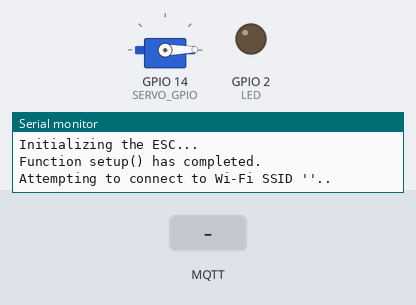
Recording of a sketch running on a simulated ESP8266 (NodeMCU). Parts: servo, output pins drawn as LEDs (lit = HIGH), the last lines printed to the serial monitor. The inputs (shaded band) are chosen by the test bench. WiFi joins after 1.5 s; servers stay silent unless stated; no MQTT or app messages arrive unless stated; not simulated (calls return 0 or success): privateInfo.h.

Above: at 8.2 s.
8.3 s: MQTT message "ON" arrives on the first subscribed topic
At 9.4 s:
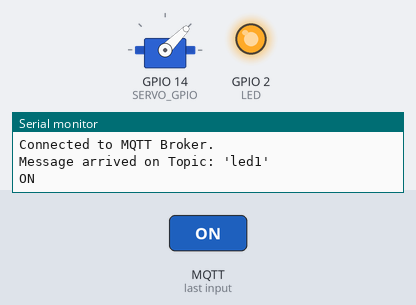
10.5 s: MQTT message "OFF" arrives on the first subscribed topic
At 11.6 s:
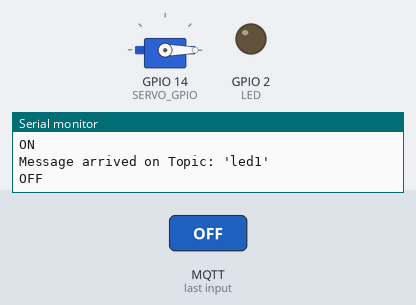
12.0 s: MQTT message "on" arrives on the first subscribed topic
At 12.7 s:
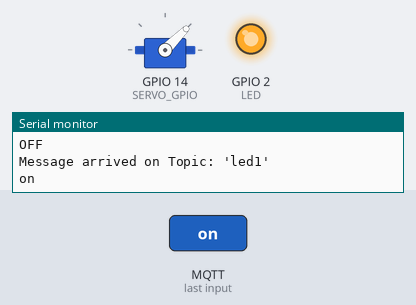
Timing chart, 0 to 15.0 s (numbered marks = the images above; inputs shaded):
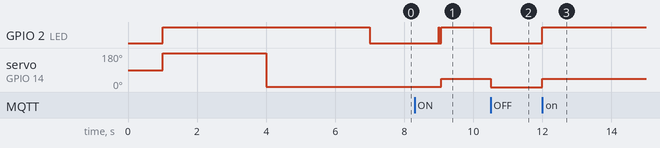

The sketch:

ESPBasicMqttServo.ino
```cpp
#ifdef ESP8266
#include <ESP8266WiFi.h>// ESP8266 WiFi support.  https://github.com/esp8266/Arduino/tree/master/libraries/ESP8266WiFi
#else
#include <WiFi.h>// Arduino Wi-Fi support.  This header is part of the standard library.  https://www.arduino.cc/en/Reference/WiFi
#endif

#include "privateInfo.h"
#include <PubSubClient.h>

#define LED 2
#define SERVO_GPIO 14

#include <Servo.h>

Servo ESC;

char ipAddress[ 16 ];                       // A character array to hold the IP address.
char macAddress[ 18 ];                      // A character array to hold the MAC address, and append a dash and 3 numbers.
long rssi;                                  // A global to hold the Received Signal Strength Indicator.
unsigned int printInterval = 10000;         // How long to wait between stat printouts.
unsigned long printCount = 0;               // A counter of how many times the stats have been published.
unsigned long lastPrintTime = 0;            // The last time a MQTT publish was performed.
unsigned long lastBrokerConnect = 0;        // The last time a MQTT broker connection was attempted.
unsigned long brokerCoolDown = 7000;        // How long to wait between MQTT broker connection attempts.
unsigned long wifiConnectionTimeout = 15000;// The amount of time to wait for a Wi-Fi connection.
const unsigned int MCU_LED = 2;             // The GPIO which the onboard LED is connected to.
const char *hostname = "ESPServoMQTT";      // The hostname.  Defined in privateInfo.h
//const char *wifiSsid = "nunya";					// Wi-Fi SSID.  Defined in privateInfo.h
//const char *wifiPassword = "nunya";				// Wi-Fi password.  Defined in privateInfo.h
//const char *broker = "nunya";						// The broker address.  Defined in privateInfo.h
uint16_t port = 2112;// The broker port.


WiFiClient wifiClient;
PubSubClient mqttClient( wifiClient );


/**
 * @brief lookupWifiCode() will return the string for an integer code.
 */
void lookupWifiCode( int code, char *buffer )
{
	switch( code )
	{
		case 0:
			snprintf( buffer, 26, "%s", "Idle" );
			break;
		case 1:
			snprintf( buffer, 26, "%s", "No SSID" );
			break;
		case 2:
			snprintf( buffer, 26, "%s", "Scan completed" );
			break;
		case 3:
			snprintf( buffer, 26, "%s", "Connected" );
			break;
		case 4:
			snprintf( buffer, 26, "%s", "Connection failed" );
			break;
		case 5:
			snprintf( buffer, 26, "%s", "Connection lost" );
			break;
		case 6:
			snprintf( buffer, 26, "%s", "Disconnected" );
			break;
		default:
			snprintf( buffer, 26, "%s", "Unknown Wi-Fi status code" );
	}
}// End of lookupWifiCode() function.


/**
 * @brief lookupMQTTCode() will return the string for an integer state code.
 */
void lookupMQTTCode( int code, char *buffer )
{
	switch( code )
	{
		case -4:
			snprintf( buffer, 29, "%s", "Connection timeout" );
			break;
		case -3:
			snprintf( buffer, 29, "%s", "Connection lost" );
			break;
		case -2:
			snprintf( buffer, 29, "%s", "Connect failed" );
			break;
		case -1:
			snprintf( buffer, 29, "%s", "Disconnected" );
			break;
		case 0:
			snprintf( buffer, 29, "%s", "Connected" );
			break;
		case 1:
			snprintf( buffer, 29, "%s", "Bad protocol" );
			break;
		case 2:
			snprintf( buffer, 29, "%s", "Bad client ID" );
			break;
		case 3:
			snprintf( buffer, 29, "%s", "Unavailable" );
			break;
		case 4:
			snprintf( buffer, 29, "%s", "Bad credentials" );
			break;
		case 5:
			snprintf( buffer, 29, "%s", "Unauthorized" );
			break;
		default:
			snprintf( buffer, 29, "%s", "Unknown MQTT state code" );
	}
}// End of lookupMQTTCode() function.


/**
 * @brief wifiBasicConnect() will connect to a SSID.
 */
void wifiBasicConnect()
{
	// Turn the LED off to show Wi-Fi is not connected.
	digitalWrite( MCU_LED, LOW );

	Serial.printf( "Attempting to connect to Wi-Fi SSID '%s'", wifiSsid );
	WiFi.mode( WIFI_STA );
	WiFi.config( INADDR_NONE, INADDR_NONE, INADDR_NONE, INADDR_NONE );
	WiFi.setHostname( hostname );
	WiFi.begin( wifiSsid, wifiPassword );

	unsigned long wifiConnectionStartTime = millis();

	// Loop until connected, or until wifiConnectionTimeout.
	while( WiFi.status() != WL_CONNECTED && ( millis() - wifiConnectionStartTime < wifiConnectionTimeout ) )
	{
		Serial.print( "." );
		delay( 1000 );
	}
	Serial.println( "" );

	if( WiFi.status() == WL_CONNECTED )
	{
		// Print that Wi-Fi has connected.
		Serial.println( "\nWi-Fi connection established!" );
		snprintf( ipAddress, 16, "%d.%d.%d.%d", WiFi.localIP()[ 0 ], WiFi.localIP()[ 1 ], WiFi.localIP()[ 2 ], WiFi.localIP()[ 3 ] );
		// Turn the LED on to show that Wi-Fi is connected.
		digitalWrite( MCU_LED, HIGH );
		return;
	}
	else
		Serial.println( "Wi-Fi failed to connect in the timeout period.\n" );
}// End of wifiBasicConnect() function.


/**
 * @brief readTelemetry() will read the telemetry and save values to global variables.
 */
void readTelemetry()
{
	rssi = WiFi.RSSI();
}// End of readTelemetry() function.


/**
 * @brief printTelemetry() will print the telemetry to the serial port.
 */
void printTelemetry()
{
	Serial.println();
	printCount++;
	Serial.printf( "Publish count %ld\n", printCount );
	Serial.printf( "MAC address: %s\n", macAddress );
	int wifiStatusCode = WiFi.status();
	char buffer[ 29 ];
	lookupWifiCode( wifiStatusCode, buffer );
	Serial.printf( "Wi-Fi status text: %s\n", buffer );
	Serial.printf( "Wi-Fi status code: %d\n", wifiStatusCode );
	if( wifiStatusCode == 3 )
	{
		Serial.printf( "IP address: %s\n", ipAddress );
		Serial.printf( "RSSI: %ld\n", rssi );
	}
	Serial.printf( "Broker: %s:%d\n", broker, port );
	int mqttStateCode = mqttClient.state();
	lookupMQTTCode( mqttStateCode, buffer );
	Serial.printf( "MQTT state: %s\n", buffer );
}// End of printTelemetry() function.


/**
 * @brief mqttCallback() will process incoming messages on subscribed topics.
 */
void mqttCallback( char *topic, byte *payload, unsigned int length )
{
	Serial.printf( "\nMessage arrived on Topic: '%s'\n", topic );

	char message[ 5 ] = { 0x00 };

	for( unsigned int i = 0; i < length; i++ )
		message[ i ] = ( char ) payload[ i ];

	message[ length ] = 0x00;
	Serial.println( message );
	String str_msg = String( message );
	if( str_msg.equals( "ON" ) )
	{
		digitalWrite( LED, HIGH );
		ESC.write( 45 );
	}
	else if( str_msg.equals( "on" ) )
	{
		digitalWrite( LED, HIGH );
		ESC.write( 45 );
	}
	else if( str_msg.equals( "OFF" ) )
	{
		digitalWrite( LED, LOW );
		ESC.write( 0 );
	}
	else if( str_msg.equals( "off" ) )
	{
		digitalWrite( LED, LOW );
		ESC.write( 0 );
	}
	else
		Serial.printf( "Unknown command '%s'\n", message );
}// End of mqttCallback() function.


/**
 * @brief mqttConnect() will connect to the MQTT broker.
 */
void mqttConnect()
{
	long time = millis();
	// Connect the first time.  Avoid subtraction overflow.  Connect after cool down.
	if( lastBrokerConnect == 0 || ( time > brokerCoolDown && ( time - brokerCoolDown ) > lastBrokerConnect ) )
	{
		lastBrokerConnect = millis();
		digitalWrite( LED, LOW );
		Serial.printf( "Connecting to broker at %s:%d...\n", broker, port );
		mqttClient.setServer( broker, port );
		mqttClient.setCallback( mqttCallback );

		if( mqttClient.connect( macAddress ) )
			Serial.print( "Connected to MQTT Broker.\n" );
		else
		{
			int mqttStateCode = mqttClient.state();
			char buffer[ 29 ];
			lookupMQTTCode( mqttStateCode, buffer );
			Serial.printf( "MQTT state: %s\n", buffer );
			Serial.printf( "MQTT state code: %d\n", mqttStateCode );
			return;
		}

		mqttClient.subscribe( "led1" );
		digitalWrite( LED, HIGH );
	}
}// End of mqttConnect() function.


/**
 * @brief setup() will configure the program.
 */
void setup()
{
	delay( 1000 );
	Serial.begin( 115200 );
	if( !Serial )
		delay( 1000 );
	Serial.println( "\n" );
	Serial.println( "setup() is beginning." );

	// Set GPIO 2 (MCU_LED) as an output.
	pinMode( MCU_LED, OUTPUT );
	// Turn the LED on.
	digitalWrite( MCU_LED, HIGH );

	ESC.attach( SERVO_GPIO, 1000, 2000 );// (pin, min pulse width, max pulse width in microseconds)

	// Set the MAC address variable to its value.
	snprintf( macAddress, 18, "%s", WiFi.macAddress().c_str() );

	Serial.println( "Initializing the ESC..." );
	initializeESC();

	Serial.println( "Function setup() has completed." );
}// End of setup() function.


void initializeESC()
{
	for( int i = 0; i < 180; ++i )
		ESC.write( i );
	delay( 3000 );
	for( int i = 180; i > 0; --i )
		ESC.write( i );
	delay( 3000 );
}// End of initializeESC() function.


/**
 * @brief loop() repeats over and over.
 */
void loop()
{
	if( WiFi.status() != WL_CONNECTED )
		wifiBasicConnect();
	else if( !mqttClient.connected() )
		mqttConnect();
	else
		mqttClient.loop();

	long time = millis();
	// Print the first time.  Avoid subtraction overflow.  Print every interval.
	if( lastPrintTime == 0 || ( time > printInterval && ( time - printInterval ) > lastPrintTime ) )
	{
		readTelemetry();
		printTelemetry();
		lastPrintTime = millis();

		Serial.printf( "Next print in %u seconds.\n\n", printInterval / 1000 );
	}
}// End of loop() function.
```

Measured:
- after the input at 8.3 s, servo on GPIO 14 (SERVO_GPIO): 1° → 45° after 0.77 s
- after the input at 10.5 s, GPIO 2 (LED): HIGH → LOW at once; servo on GPIO 14 (SERVO_GPIO): 45° → 0° at once
- after the input at 12.0 s, GPIO 2 (LED): LOW → HIGH at once; servo on GPIO 14 (SERVO_GPIO): 0° → 45° at once
